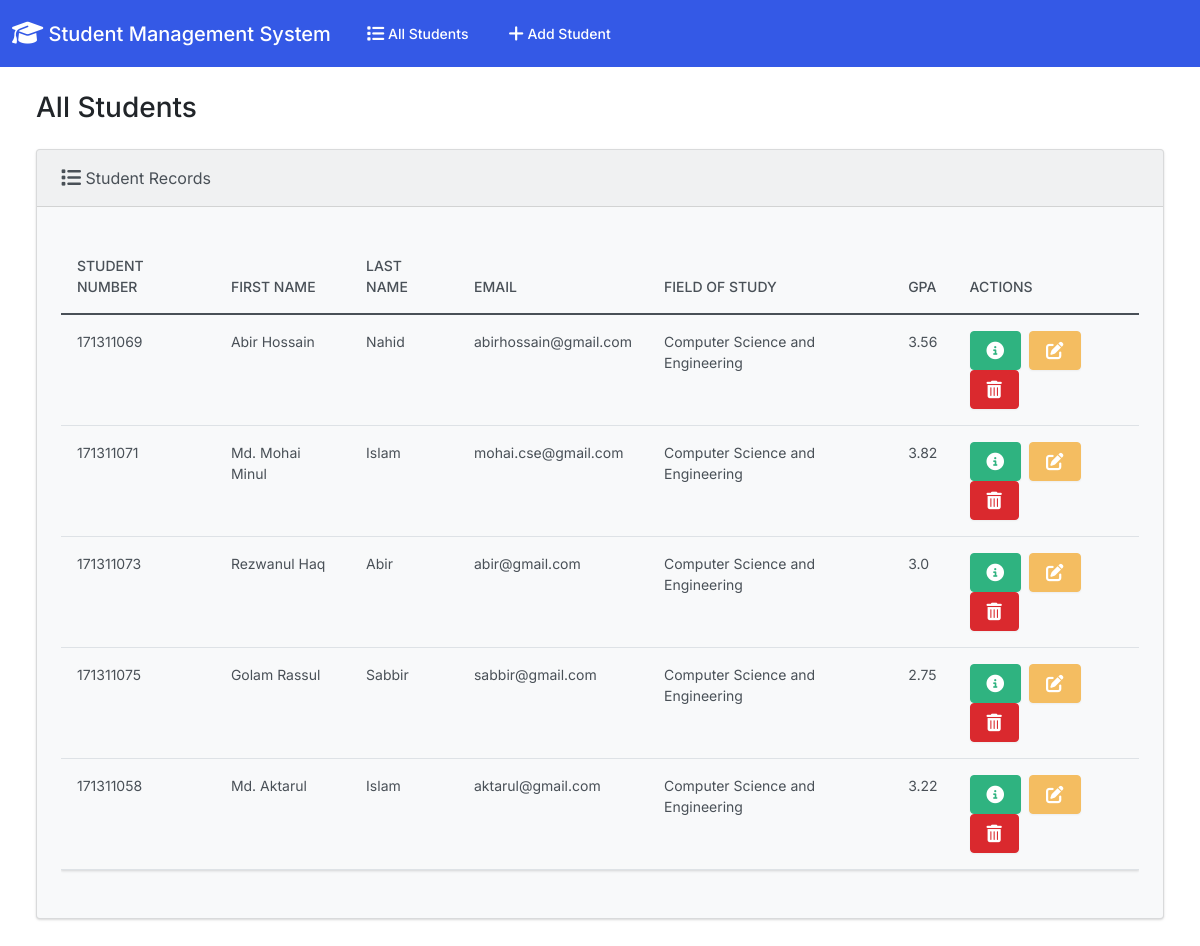
The page / on the database its author committed.
### student_info/models.py (models this page shows, shortened)
class Student(models.Model):
  student_number = models.PositiveIntegerField()
  first_name = models.CharField(max_length=50)
  last_name = models.CharField(max_length=50)
  email = models.EmailField(max_length=100)
  field_of_study = models.CharField(max_length=50)
  gpa = models.FloatField()

### student_info/views.py (the view)
# urls.py: path('', views.index, name='index'),
def index(request):
  return render(request, 'student_info/index.html', {
    'student_info': Student.objects.all()
  })

### student_info/templates/student_info/index.html (shortened to what this page needs)
{% extends "student_info/base.html" %}
{% block body %}
<h3 class="m-4">All Students</h3>
<div class="row">
  <div class="col-12">
    {% if student_info %}
    <div class="card bg-light ms-4 me-4 mb-4">
      <div class="card-header">
        <i class="fa-solid fa-list fa-lg"></i> Student Records
      </div>
      <div class="card-body">
        <p class="card-text">
          <div class="table-responsive">
            <table class="table table-hover">
              <thead>
                <tr>
                  <th scope="col">Student Number</th>
                  <th scope="col">First Name</th>
                  <th scope="col">Last Name</th>
                  <th scope="col">Email</th>
                  <th scope="col">Field of Study</th>
                  <th scope="col">GPA</th>
                  <th scope="col">Actions</th>
                </tr>
              </thead>
              <tbody>
                {% for student in student_info %}
                  <tr>
                    <td>{{ student.student_number }}</td>
                    <td>{{ student.first_name }}</td>
                    <td>{{ student.last_name }}</td>
                    <td>{{ student.email }}</td>
                    <td>{{ student.field_of_study }}</td>
                    <td>{{ student.gpa }}</td>
                    <td>
                      <button type="button" class="btn btn-success me-1" href="{% url 'view_student' student.id %}" data-bs-toggle="modal" data-bs-target="#myModal{{student.id}}">
                      </button>
                      <a class="btn btn-warning me-1" href="{% url 'edit' student.id %}">
                      </a>
                      <button type="button" class="btn btn-danger" data-bs-toggle="modal" data-bs-target="#delete{{student.id}}">
                      </button>
                    </td>
                  </tr>
                {% endfor %}
              </tbody>
            </table>
          </div>
        </p>
      </div>
    </div>
    {% else %}
      <h5 class="alert alert-primary ms-4 me-4">No Student Records</h5>
    {% endif %}
  </div>
</div>
{% endblock %}

### rows shown on the page
Student: student_number "171311069", first_name "Abir Hossain", last_name "Nahid", email "abirhossain@gmail.com", field_of_study "Computer Science and Engineering", gpa "3.56"
Student: student_number "171311071", first_name "Md. Mohai Minul", last_name "Islam", email "mohai.cse@gmail.com", field_of_study "Computer Science and Engineering", gpa "3.82"
Student: student_number "171311073", first_name "Rezwanul Haq", last_name "Abir", email "abir@gmail.com", field_of_study "Computer Science and Engineering", gpa "3.0"
Student: student_number "171311075", first_name "Golam Rassul", last_name "Sabbir", email "sabbir@gmail.com", field_of_study "Computer Science and Engineering", gpa "2.75"
Student: student_number "171311058", first_name "Md. Aktarul", last_name "Islam", email "aktarul@gmail.com", field_of_study "Computer Science and Engineering", gpa "3.22"
